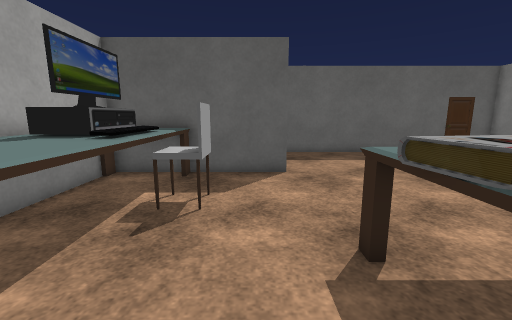
[1] (above)

22 first-person views from a walk through a scene from a Unity 3-D project. The camera is 1.3 m above the floor, tilts 10° down and sees 90° across. The floor is counted in squares, 0.5 m on a side. Each view is taken from the middle of a square. On the plan, view 1 faces up. The plan holds only what a view shows up to about 18 squares ahead; the rest is blank. The place goes on beyond the plan. The player character is not drawn. Some animated figures are not drawn. Some surface patterns are stand-ins.

[2]
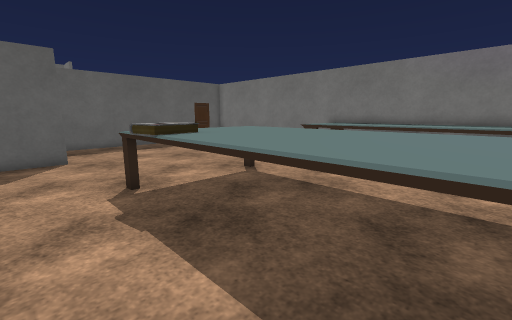

[3]
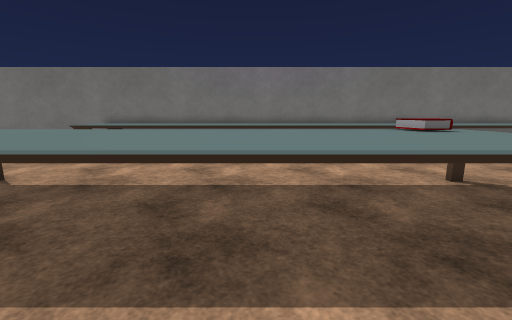

[4]
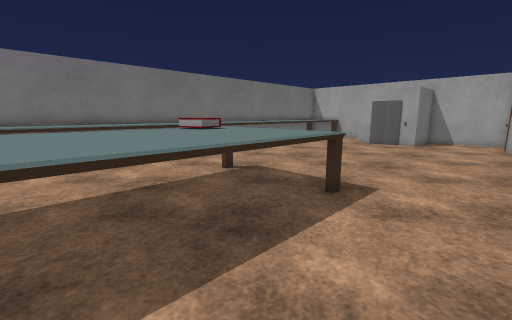

[5]
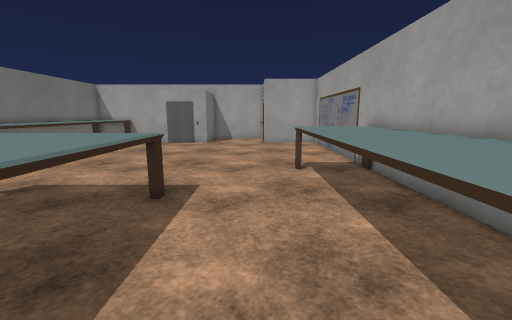

[6]
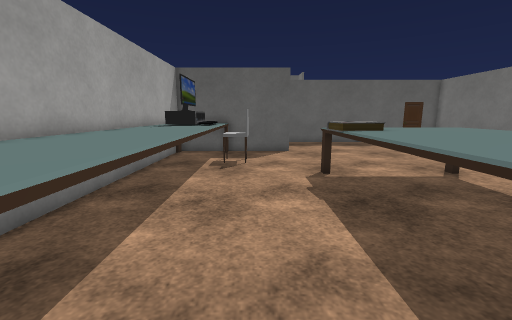

[7]
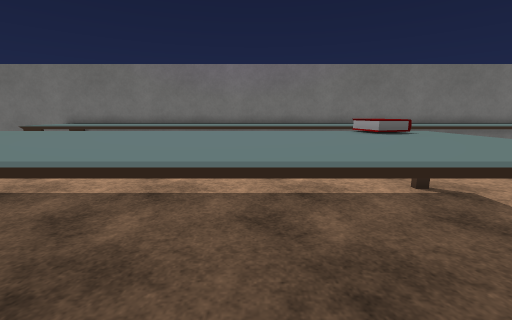

[8]
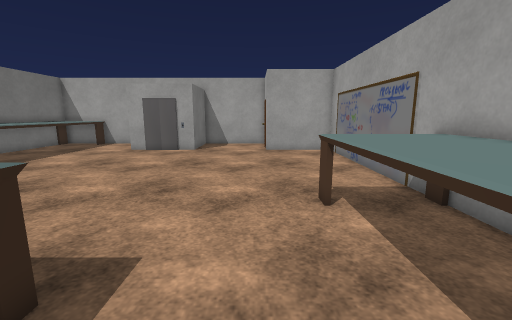

[9]
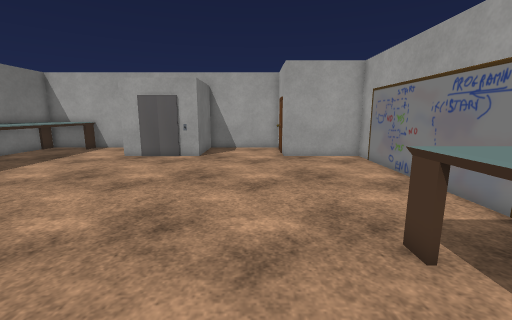

[10]
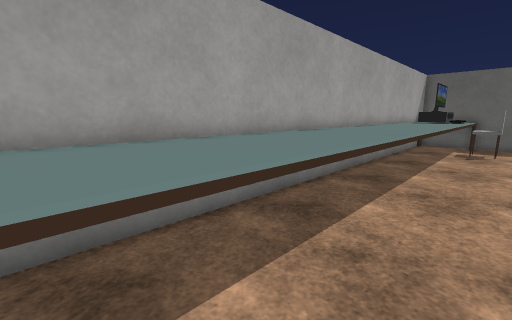

[11]
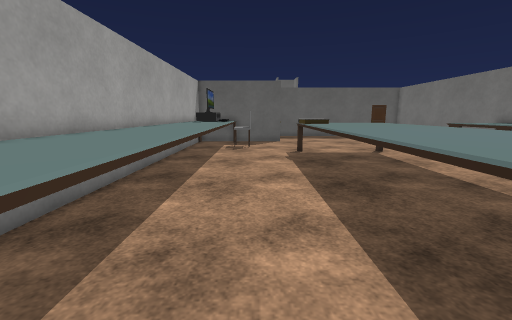

[12]
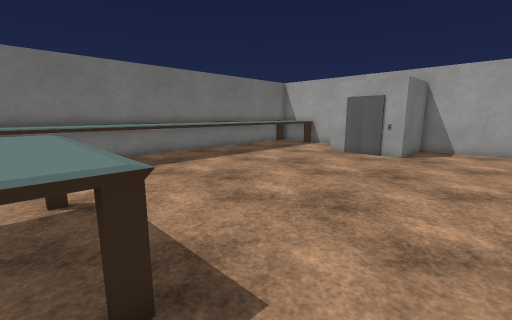

[13]
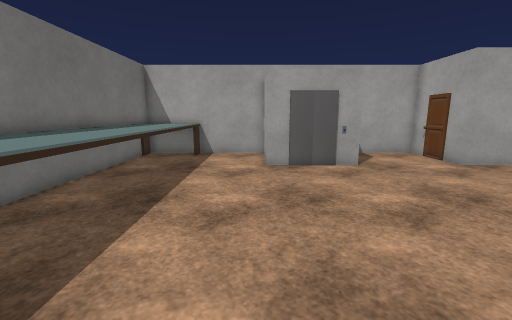

[14]
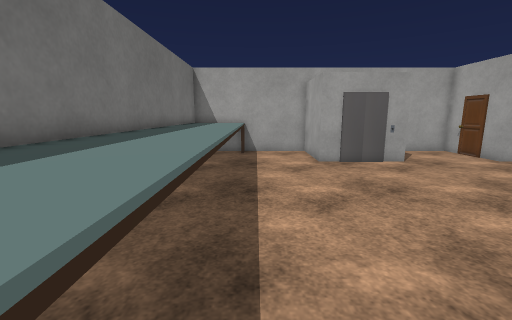

[15]
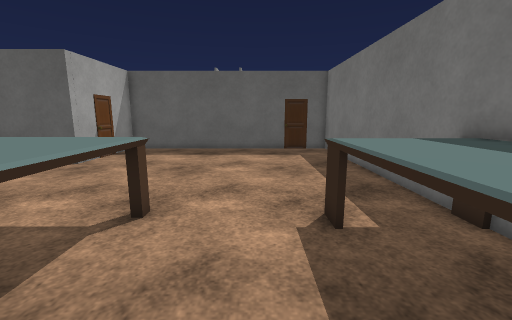

[16]
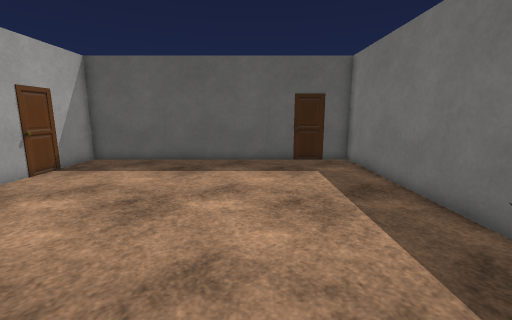

[17]
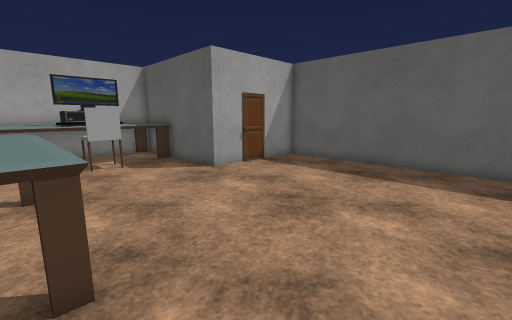

[18]
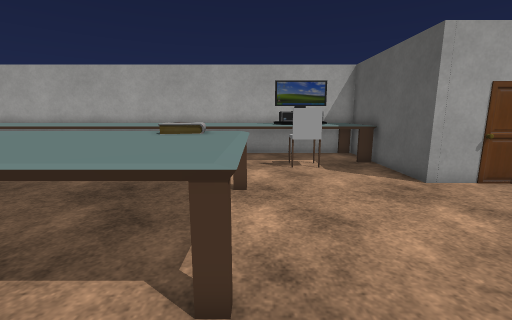

[19]
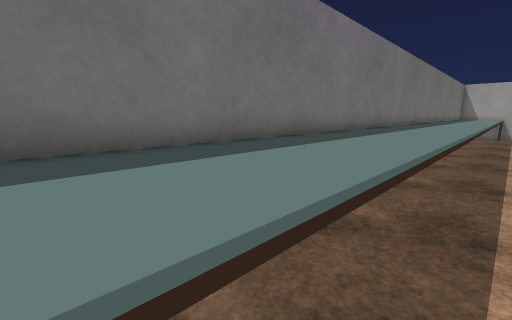

[20]
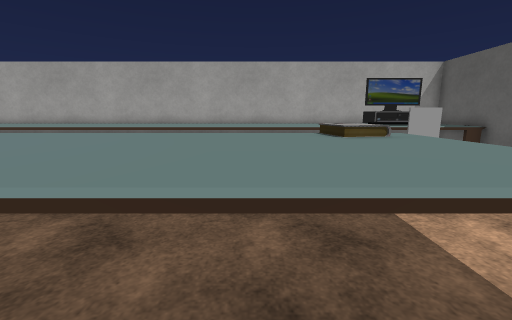

[21]
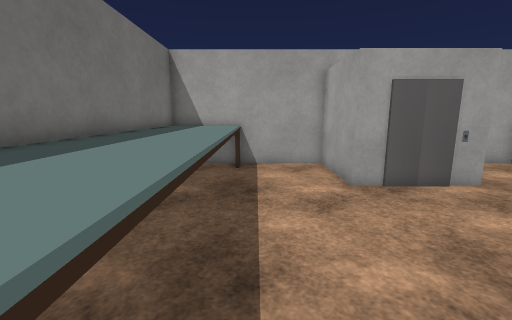

[22]
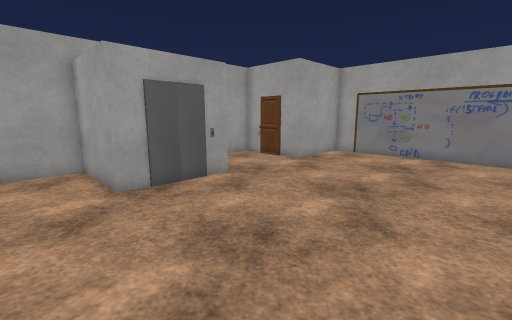

### Floor plan
Key: @ floor where view 1 was taken; # wall or solid block; . floor; ^ raised ledge; O other object.
Columns run from 7 left of view 1 to 17 right of it. Each row starts with its distance up from view 1.
 18         ################
 17         #..............#
 16         #..............#
 15         #..............#
 14         #..............#
 13         #..............#
 12 #########..............#
 11 #^ ^^..................#
 10 #^ ^^..................#
  9 #O#O^..................#
  8 #O#O#OO................#
  7 #OOO#OO................#
  6 #^^O^..................#
  5 #^^^^....^^^^^^^....^^^^#
  4 #^^^^....^^^^^^^....^^^^#
  3 #^^^^....OO^^^^^....^^^^#
  2 #^^^^....OO^^^^^....^^^^#
  1 #^^^^....^^^^^^^....^^^^#
  0 #^^^^..@.^^^^^^^....^^^^#
 -1 #^^^^....^^^^^^^....^^^^#
 -2 #^^^^....^^^^^^^....^^^^#
 -3 #^^^^....^^^^^^^....^^^^#
 -4 #^^^^....^^^^^^^....^^^^#
 -5 #^^^^....^^^^^^^....^^^^#
 -6 #^^^^....^^^^^^^....^^^^#
 -7 #^^^^....^^^^^^^....^^^^#
 -8 #^^^^....^^^^^^^....^^^^#
 -9 #^^^^....^^^^^^^....^^^^#
-10 #^^^^....^^^^^^^....^^^^#
-11 #^^^^....^^^^^^^....^^^^#
-12 #^^^^....^^^^^OO....^^^^#
-13 #^^^^....^^^^^^^....^^^^#
-14 #^^^^....^^^^^^^....^^^^#
-15 #^^^^...............^^^^#
-16 #^^^^...............^^ ^#
-17 #^^^^...............^^^^#
-18 #^^^^...............^^ ^#
-19 #^^^^...............^^^^#
-20 #...................^^^^
-21 #...................^^^^
-22 #...................^^^^
-23 #...................^^^^
-24 #...................^^^^
-25 #...................^^^^
-26 #...................^^^^
-27 #...................^^^^
-28 #...................^^^^
-29 #...................^^^^
-30 ######.....#####....^^^^
-31      #.....#   #....^^^^
-32      #.....#   #....^^^^
-33      #.....#   #....^^^^
-34      #.....#   #....^^^^
-35      #######   #########

Positions as (right, up) in squares from view 1, and headings:
1: (0, 0), facing up
2: (-1, -5), facing up-right
3: (-2, -6), facing right
4: (-2, -6), facing down-right
5: (-1, -6), facing down
6: (-1, -7), facing up
7: (-1, -8), facing right
8: (-1, -11), facing down
9: (0, -14), facing down
10: (-1, -14), facing up-left
11: (-1, -14), facing up
12: (-1, -13), facing down-right
13: (9, -17), facing down
14: (12, -16), facing down
15: (11, -2), facing up
16: (11, 3), facing up
17: (12, 4), facing up-left
18: (11, 5), facing left
19: (12, 2), facing down-right
20: (10, 0), facing left
21: (12, -21), facing down
22: (11, -21), facing down-left
